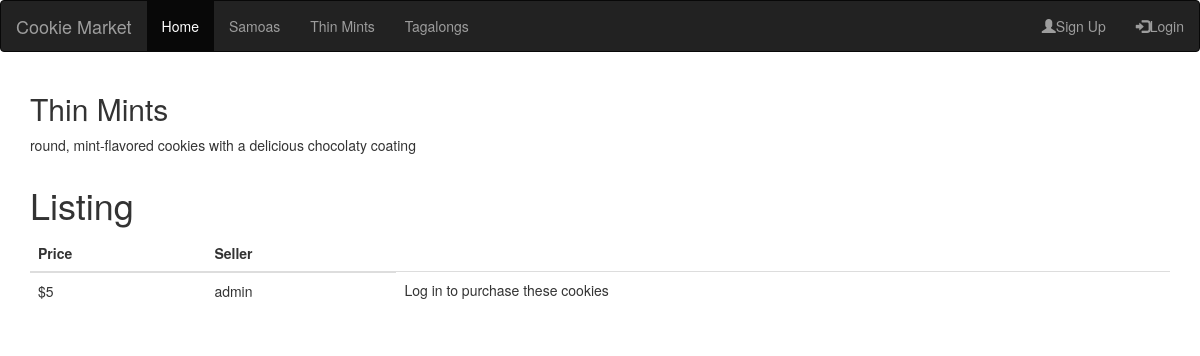
Before: /thin_mints/ with the older database file.
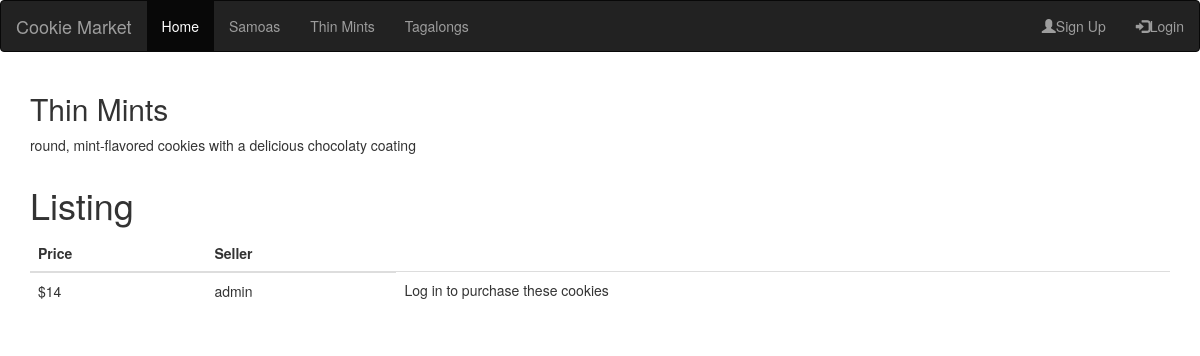
After: the same page with the newer database file.
### homepage/models.py (models this page shows, shortened)
class Cookie(models.Model):
    sold = models.BooleanField(default=False)
    cookie_id =  models.AutoField(primary_key=True)
    cookie_type = models.IntegerField(choices=COOKIE_CHOICES, default=1)
    user = models.ForeignKey(User, on_delete=models.CASCADE)
    price = models.IntegerField()

### homepage/views.py (the view)
# urls.py: path('thin_mints/', thin_mints, name='thin_mints'),
def thin_mints(request):
    listings = Cookie.objects.filter(cookie_type=3).order_by('price')
    context = {'listings': listings}
    return render(request, 'thin_mints.html', context)

### homepage/templates/thin_mints.html
{% extends "base.html" %}
{% block content %}
<div class="container">
	<h2>Thin Mints</h2>
	<p>round, mint-flavored cookies with a delicious chocolaty coating</p>
</div>
<div class="container">
	<h1>Listing</h1>
	<table class="table">
		<thead>
			<tr>
				<th>Price</th>
				<th>Seller</th>
			</tr>
		</thead>
		<tbody>
			{% for cookie in listings %}
			{% if cookie.sold == False %}
			<tr>
				<td>${{ cookie.price }}</td>
				<td>{{ cookie.user }}</td>
				{% if user.is_authenticated %}
					<td><a href="/buy/{{ cookie.cookie_id }}/">Buy</a></td>
				{% else %}
					<td>Log in to purchase these cookies</td>
				{% endif %}
			</tr>
			{% endif %}
			{% endfor %}
		</tbody>
	</table>
</div>
{% endblock %}

Changed rows visible on the page:
no longer on this page (row edited): Cookie: price "5", user "admin"
added Cookie: price "14", user "admin"
